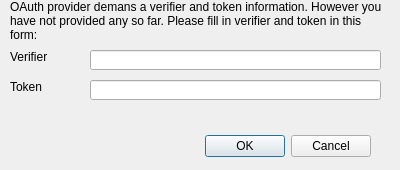
<?xml version="1.0" encoding="UTF-8"?>
<ui version="4.0">
 <class>OAuthLogin</class>
 <widget class="QDialog" name="OAuthLogin">
  <property name="geometry">
   <rect>
    <x>0</x>
    <y>0</y>
    <width>400</width>
    <height>170</height>
   </rect>
  </property>
  <property name="sizePolicy">
   <sizepolicy hsizetype="Fixed" vsizetype="Fixed">
    <horstretch>0</horstretch>
    <verstretch>0</verstretch>
   </sizepolicy>
  </property>
  <property name="windowTitle">
   <string>OAuth</string>
  </property>
  <widget class="QDialogButtonBox" name="buttonBox">
   <property name="geometry">
    <rect>
     <x>30</x>
     <y>130</y>
     <width>341</width>
     <height>32</height>
    </rect>
   </property>
   <property name="orientation">
    <enum>Qt::Horizontal</enum>
   </property>
   <property name="standardButtons">
    <set>QDialogButtonBox::Cancel|QDialogButtonBox::Ok</set>
   </property>
  </widget>
  <widget class="QLabel" name="label">
   <property name="geometry">
    <rect>
     <x>10</x>
     <y>0</y>
     <width>381</width>
     <height>41</height>
    </rect>
   </property>
   <property name="text">
    <string>OAuth provider demans a verifier and token information. However you have not provided any so far. Please fill in verifier and token in this form:</string>
   </property>
   <property name="wordWrap">
    <bool>true</bool>
   </property>
  </widget>
  <widget class="QLabel" name="label_2">
   <property name="geometry">
    <rect>
     <x>10</x>
     <y>50</y>
     <width>46</width>
     <height>13</height>
    </rect>
   </property>
   <property name="text">
    <string>Verifier</string>
   </property>
  </widget>
  <widget class="QLineEdit" name="lineEdit">
   <property name="geometry">
    <rect>
     <x>90</x>
     <y>50</y>
     <width>291</width>
     <height>20</height>
    </rect>
   </property>
  </widget>
  <widget class="QLineEdit" name="lineEdit_2">
   <property name="geometry">
    <rect>
     <x>90</x>
     <y>80</y>
     <width>291</width>
     <height>20</height>
    </rect>
   </property>
  </widget>
  <widget class="QLabel" name="label_3">
   <property name="geometry">
    <rect>
     <x>10</x>
     <y>80</y>
     <width>46</width>
     <height>13</height>
    </rect>
   </property>
   <property name="text">
    <string>Token</string>
   </property>
  </widget>
 </widget>
 <resources/>
 <connections>
  <connection>
   <sender>buttonBox</sender>
   <signal>accepted()</signal>
   <receiver>OAuthLogin</receiver>
   <slot>accept()</slot>
   <hints>
    <hint type="sourcelabel">
     <x>248</x>
     <y>254</y>
    </hint>
    <hint type="destinationlabel">
     <x>157</x>
     <y>274</y>
    </hint>
   </hints>
  </connection>
  <connection>
   <sender>buttonBox</sender>
   <signal>rejected()</signal>
   <receiver>OAuthLogin</receiver>
   <slot>reject()</slot>
   <hints>
    <hint type="sourcelabel">
     <x>316</x>
     <y>260</y>
    </hint>
    <hint type="destinationlabel">
     <x>286</x>
     <y>274</y>
    </hint>
   </hints>
  </connection>
 </connections>
</ui>
